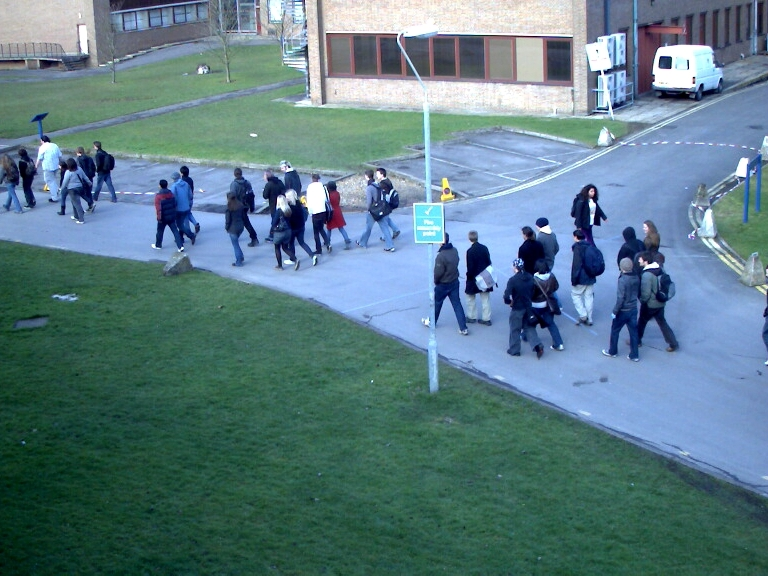
#> input picture data/rawData/frame_0100.jpg, 768 x 576 px, found by its file name
$ python main.py
#> lines starting #> are read from the running program, lines starting #| are printed output that depends on the picture
import cv2 as cv
from skimage.feature import local_binary_pattern


def sliding_window(image, stepSize, windowSize):
    # slide a window across the image
    for y in range(0, image.shape[0], stepSize):
        for x in range(0, image.shape[1], stepSize):
            # yield the current window
            yield (image[y:y + windowSize[1], x:x + windowSize[0]])


# radijus oko centralnog piksela
radius = 1;
# broj piksela u susjedstvu
no_points = 8 * radius

# velicina klizeceg prozora
xy = 64
windowSize = [xy, xy]
# velicina koraka
stepSize = xy // 2

cv.namedWindow("output", cv.WINDOW_NORMAL)
im = cv.imread(r"C:\Users\kuzmi\Desktop\frame_0100.jpg")
#> im is the input picture: shape (576, 768, 3); mean B, G, R 132.7, 124, 92.3
im_gray = cv.cvtColor(im, cv.COLOR_BGR2GRAY)
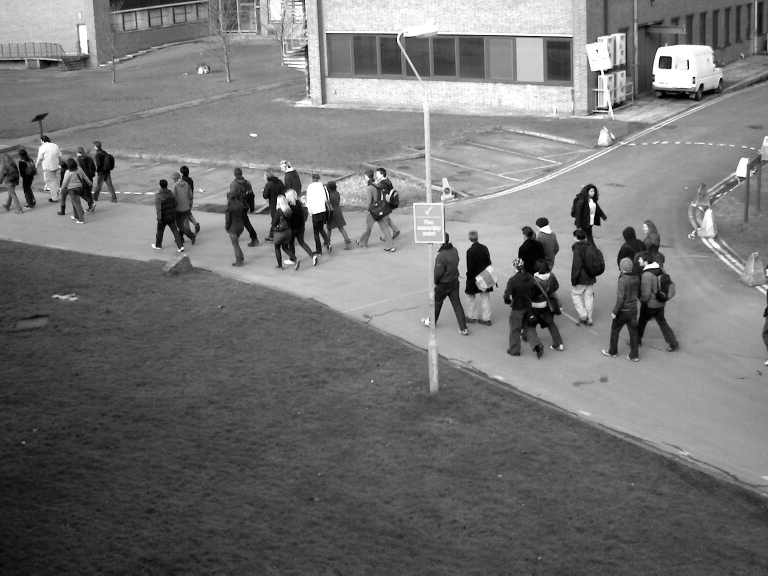
#> im_gray: shape (576, 768); min 0, max 255, mean 115.5
# [4 lines of commented-out code are left out]

i = 0
# [13 lines of commented-out code are left out]
